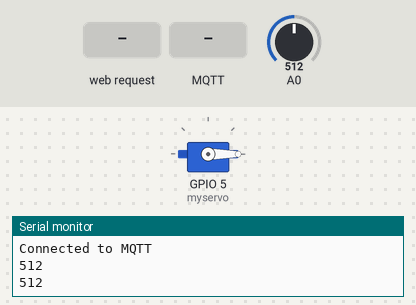
The program below on a simulated ESP8266 (NodeMCU). Parts: servo, the last lines printed to the serial monitor. Inputs (shaded band) come from the test bench; at power-on: A0 = 512. WiFi joins after 1.5 s; servers stay silent unless stated; network time is answered at once with the bench clock; the local clock reads 2024-03-15 10:24:30 at power-on unless the program sets it; no MQTT or app messages arrive unless stated.

Above: at 2.7 s.
2.8 s: HTTP request GET /data?cmd=Off received
At 3.3 s:
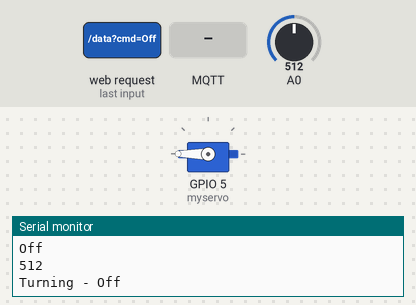
5.8 s: MQTT message "On" arrives on the first subscribed topic
8.8 s: A0 set to 790
10.3 s: A0 set to 815
At 11.0 s:
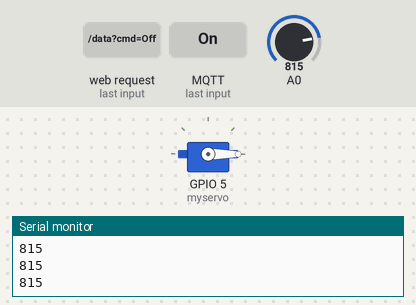
11.8 s: HTTP request GET / received
13.3 s: MQTT message "Off" arrives on the first subscribed topic
Timing chart, 0 to 15.8 s (numbered marks = the images above; inputs shaded):
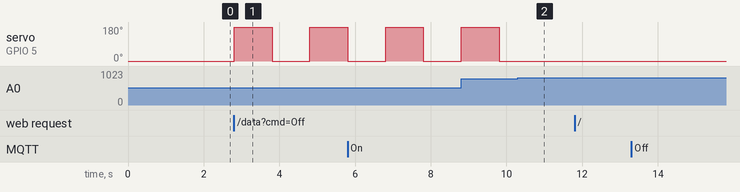

Measured:
- the behaviour switches between 799 and 800 on A0 (found by bisection; images 1 and 2)
- after the input at 2.8 s, servo on GPIO 5 (myservo): 0° → 180° at once, → 0° 1.0 s later, → 180° 1.0 s later
- after the input at 10.3 s, servo on GPIO 5 (myservo): stays 0° (without the input it goes to 180° after 0.51 s)

The program:

main.cpp
```cpp
#include <Arduino.h>
#include <ESP8266WiFi.h>
#include <ESP8266WebServer.h>
#include <WiFiManager.h>  // You may need to install this library through the Arduino Library Manager
#include <WiFiUdp.h>
#include <NTPClient.h>
#include <ArduinoJson.h>
#include<Servo.h>
#include<PubSubClient.h>

ESP8266WebServer server(80);
StaticJsonDocument<200> doc;

const char *ntpServerName = "pool.ntp.org";
const int utcOffsetInSeconds = 0; // Adjust this based on your time zone

const char *mqtt_server = "192.168.1.140";
const int mqtt_port = 1883;

// Replace this with your MQTT topics
const char *state_topic = "central_heating/state";
const char *command_topic = "central_heating/cmd";

Servo myservo;
int threshold = 800;
WiFiUDP ntpUDP;
NTPClient timeClient(ntpUDP, ntpServerName, utcOffsetInSeconds);
int boost_duration = 30;
int led = 4, servo_start = 0, servo_end = 180, servo_delay = 1000;
boolean ledison = false;

WiFiClient espClient;
PubSubClient client(espClient);

bool checkIsOn(){
  Serial.println(analogRead(A0));
  return analogRead(A0) < threshold;
}

void toggle(bool On){
  for (int i = 0; i < 3; i++) {
    if (On != checkIsOn()){
      Serial.print("Turning - ");
      Serial.println(On ? "On" : "Off");
      //TODO - Toggle servo here
      myservo.write(servo_end);
      delay(servo_delay);
      myservo.write(servo_start);
      delay(servo_delay);
    }
  }
  doc["is_on"] = checkIsOn();
  String cmd = doc["is_on"] ? "ON" : "OFF";
  client.publish(state_topic, cmd.c_str());
}

void handleRoot() {
  String message = "Hello, this is the root page! ";
  Serial.println("Root");
  message += timeClient.getFormattedTime();
  server.send(200, "text/plain", message);
}

void startBoost() {
  doc["boosting"] = true;
  doc["boost_start"] = timeClient.getEpochTime();
  doc["boost_remaining"] = boost_duration;
  toggle(true);
  String jsonString;
  serializeJson(doc, jsonString);
  server.send(200, "application/json", jsonString);
}

void updateBoost(){
  if(doc["boosting"]){
    doc["boost_remaining"] = boost_duration - (timeClient.getEpochTime() - (unsigned long int)doc["boost_start"]);
    if (doc["boost_remaining"] <= 0){
      doc["boosting"] = false;
      doc["boost_remaining"] = 0;
      toggle(false);
    }
  }

}

void handleGet(){
  String command = server.arg("cmd");
  Serial.println(command);
  if (command == "On"){
    toggle(true);
  } else if (command == "Off" && !doc["boosting"])
  {
    toggle(false);
  }

  String jsonString;
  serializeJson(doc, jsonString);
  server.send(200, "application/json", jsonString);
}

void handlePost() {
  String message = "Received POST request with JSON data:\n";

  if (server.hasArg("plain")) {
    String json = server.arg("plain");
    message += json;

    // Parse and process JSON data here
    Serial.print("post ");
    Serial.println(message);
    server.send(200, "text/plain", message);
  } else {
    server.send(400, "text/plain", "Bad Request");
  }
}

void connectToMQTT() {
  // Loop until we're reconnected
  while (!client.connected()) {
    Serial.println("Connecting to MQTT...");

    // Attempt to connect
    if (client.connect("ESP8266Client")) {
      Serial.println("Connected to MQTT");
      // Subscribe to the command topic
      client.subscribe(command_topic);
    } else {
      Serial.print("Failed, rc=");
      Serial.print(client.state());
      Serial.println(" Retrying in 5 seconds");
      delay(5000);
    }
  }
}

void callback(char *topic, byte *payload, unsigned int length) {
  // Handle messages received on the command topic
  payload[length] = '\0'; // Null-terminate the payload
  String message = String((char *)payload);

  Serial.print("Received message on topic: ");
  Serial.println(topic);
  Serial.print("Message: ");
  Serial.println(message);

  // Add your logic to handle the received command
  // For example, you could toggle an LED based on the command
  // For simplicity, let's assume a "toggle" command
  if (message.equals("ON")) {
    // Add your code here to toggle something
    toggle(true);
  } else {
    toggle(false);
  }
}

void setup() {
  // Start Serial for debugging purposes

  doc["boost_start"] = 0;
  doc["is_on"] = false;
  doc["boosting"] = false;
  doc["boost_remaining"]=0;

  myservo.attach(5);
  myservo.write(servo_start);

  Serial.begin(115200);

  // Connect to WiFi using WiFiManager
  WiFiManager wifiManager;
  wifiManager.autoConnect("Heating Controller");

  Serial.println("Connected to WiFi");
  pinMode(A0, INPUT_PULLUP);
  // Define server routes
  server.on("/", HTTP_GET, handleRoot);
  server.on("/post", HTTP_POST, handlePost);
  server.on("/data", HTTP_GET, handleGet);
  server.on("/boost", HTTP_GET, startBoost);

  Serial.print("IP Address: ");
  Serial.println(WiFi.localIP());
  // Start the server
  server.begin();
  Serial.println("HTTP server started");

  timeClient.begin();
  timeClient.setTimeOffset(utcOffsetInSeconds);
  timeClient.update();

  client.setServer(mqtt_server, mqtt_port);
  client.setCallback(callback);

  // Connect to MQTT
  connectToMQTT();
}

int loopcount = 0;

void loop() {
  // Handle incoming client requests
  server.handleClient();
  if(loopcount % 100  == 0){
    updateBoost();
    bool temp_on = checkIsOn();

    String cmd = temp_on ? "ON" : "OFF";
    client.publish(state_topic, cmd.c_str());

    doc["is_on"] = temp_on;
  }
  if (!client.connected()) {
    connectToMQTT();
  }
  client.loop();
  loopcount++;
  delay(10);
}
```
